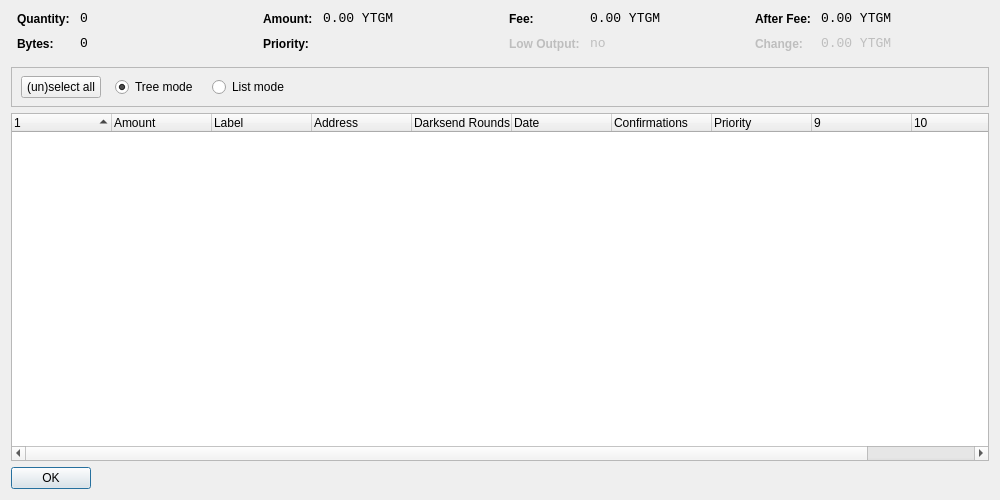
<?xml version="1.0" encoding="UTF-8"?>
<ui version="4.0">
 <class>CoinControlDialog</class>
 <widget class="QDialog" name="CoinControlDialog">
  <property name="geometry">
   <rect>
    <x>0</x>
    <y>0</y>
    <width>1000</width>
    <height>500</height>
   </rect>
  </property>
  <property name="windowTitle">
   <string>Coin Control</string>
  </property>
  <layout class="QVBoxLayout" name="verticalLayout">
   <item>
    <layout class="QHBoxLayout" name="horizontalLayoutTop" stretch="0,0,0,0">
     <property name="topMargin">
      <number>0</number>
     </property>
     <property name="bottomMargin">
      <number>10</number>
     </property>
     <item>
      <layout class="QFormLayout" name="formLayoutCoinControl1">
       <property name="horizontalSpacing">
        <number>10</number>
       </property>
       <property name="verticalSpacing">
        <number>10</number>
       </property>
       <property name="leftMargin">
        <number>6</number>
       </property>
       <property name="rightMargin">
        <number>6</number>
       </property>
       <item row="0" column="0">
        <widget class="QLabel" name="labelCoinControlQuantityText">
         <property name="styleSheet">
          <string notr="true">font-weight:bold;</string>
         </property>
         <property name="text">
          <string>Quantity:</string>
         </property>
        </widget>
       </item>
       <item row="0" column="1">
        <widget class="QLabel" name="labelCoinControlQuantity">
         <property name="font">
          <font>
           <family>Monospace</family>
           <pointsize>10</pointsize>
          </font>
         </property>
         <property name="cursor">
          <cursorShape>IBeamCursor</cursorShape>
         </property>
         <property name="contextMenuPolicy">
          <enum>Qt::ActionsContextMenu</enum>
         </property>
         <property name="text">
          <string notr="true">0</string>
         </property>
         <property name="textInteractionFlags">
          <set>Qt::LinksAccessibleByMouse|Qt::TextSelectableByKeyboard|Qt::TextSelectableByMouse</set>
         </property>
        </widget>
       </item>
       <item row="1" column="0">
        <widget class="QLabel" name="labelCoinControlBytesText">
         <property name="styleSheet">
          <string notr="true">font-weight:bold;</string>
         </property>
         <property name="text">
          <string>Bytes:</string>
         </property>
        </widget>
       </item>
       <item row="1" column="1">
        <widget class="QLabel" name="labelCoinControlBytes">
         <property name="font">
          <font>
           <family>Monospace</family>
           <pointsize>10</pointsize>
          </font>
         </property>
         <property name="cursor">
          <cursorShape>IBeamCursor</cursorShape>
         </property>
         <property name="contextMenuPolicy">
          <enum>Qt::ActionsContextMenu</enum>
         </property>
         <property name="text">
          <string notr="true">0</string>
         </property>
         <property name="textInteractionFlags">
          <set>Qt::LinksAccessibleByMouse|Qt::TextSelectableByKeyboard|Qt::TextSelectableByMouse</set>
         </property>
        </widget>
       </item>
      </layout>
     </item>
     <item>
      <layout class="QFormLayout" name="formLayoutCoinControl2">
       <property name="horizontalSpacing">
        <number>10</number>
       </property>
       <property name="verticalSpacing">
        <number>10</number>
       </property>
       <property name="leftMargin">
        <number>6</number>
       </property>
       <property name="rightMargin">
        <number>6</number>
       </property>
       <item row="0" column="0">
        <widget class="QLabel" name="labelCoinControlAmountText">
         <property name="styleSheet">
          <string notr="true">font-weight:bold;</string>
         </property>
         <property name="text">
          <string>Amount:</string>
         </property>
        </widget>
       </item>
       <item row="0" column="1">
        <widget class="QLabel" name="labelCoinControlAmount">
         <property name="font">
          <font>
           <family>Monospace</family>
           <pointsize>10</pointsize>
          </font>
         </property>
         <property name="cursor">
          <cursorShape>IBeamCursor</cursorShape>
         </property>
         <property name="contextMenuPolicy">
          <enum>Qt::ActionsContextMenu</enum>
         </property>
         <property name="text">
          <string notr="true">0.00 YTGM</string>
         </property>
         <property name="textInteractionFlags">
          <set>Qt::LinksAccessibleByMouse|Qt::TextSelectableByKeyboard|Qt::TextSelectableByMouse</set>
         </property>
        </widget>
       </item>
       <item row="1" column="0">
        <widget class="QLabel" name="labelCoinControlPriorityText">
         <property name="styleSheet">
          <string notr="true">font-weight:bold;</string>
         </property>
         <property name="text">
          <string>Priority:</string>
         </property>
        </widget>
       </item>
       <item row="1" column="1">
        <widget class="QLabel" name="labelCoinControlPriority">
         <property name="font">
          <font>
           <family>Monospace</family>
           <pointsize>10</pointsize>
          </font>
         </property>
         <property name="cursor">
          <cursorShape>IBeamCursor</cursorShape>
         </property>
         <property name="contextMenuPolicy">
          <enum>Qt::ActionsContextMenu</enum>
         </property>
         <property name="text">
          <string/>
         </property>
         <property name="textInteractionFlags">
          <set>Qt::LinksAccessibleByMouse|Qt::TextSelectableByKeyboard|Qt::TextSelectableByMouse</set>
         </property>
        </widget>
       </item>
      </layout>
     </item>
     <item>
      <layout class="QFormLayout" name="formLayoutCoinControl3">
       <property name="horizontalSpacing">
        <number>10</number>
       </property>
       <property name="verticalSpacing">
        <number>10</number>
       </property>
       <property name="leftMargin">
        <number>6</number>
       </property>
       <property name="rightMargin">
        <number>6</number>
       </property>
       <item row="0" column="0">
        <widget class="QLabel" name="labelCoinControlFeeText">
         <property name="styleSheet">
          <string notr="true">font-weight:bold;</string>
         </property>
         <property name="text">
          <string>Fee:</string>
         </property>
        </widget>
       </item>
       <item row="0" column="1">
        <widget class="QLabel" name="labelCoinControlFee">
         <property name="font">
          <font>
           <family>Monospace</family>
           <pointsize>10</pointsize>
          </font>
         </property>
         <property name="cursor">
          <cursorShape>IBeamCursor</cursorShape>
         </property>
         <property name="contextMenuPolicy">
          <enum>Qt::ActionsContextMenu</enum>
         </property>
         <property name="text">
          <string notr="true">0.00 YTGM</string>
         </property>
         <property name="textInteractionFlags">
          <set>Qt::LinksAccessibleByMouse|Qt::TextSelectableByKeyboard|Qt::TextSelectableByMouse</set>
         </property>
        </widget>
       </item>
       <item row="1" column="0">
        <widget class="QLabel" name="labelCoinControlLowOutputText">
         <property name="enabled">
          <bool>false</bool>
         </property>
         <property name="styleSheet">
          <string notr="true">font-weight:bold;</string>
         </property>
         <property name="text">
          <string>Low Output:</string>
         </property>
        </widget>
       </item>
       <item row="1" column="1">
        <widget class="QLabel" name="labelCoinControlLowOutput">
         <property name="enabled">
          <bool>false</bool>
         </property>
         <property name="font">
          <font>
           <family>Monospace</family>
           <pointsize>10</pointsize>
          </font>
         </property>
         <property name="cursor">
          <cursorShape>IBeamCursor</cursorShape>
         </property>
         <property name="contextMenuPolicy">
          <enum>Qt::ActionsContextMenu</enum>
         </property>
         <property name="text">
          <string notr="true">no</string>
         </property>
         <property name="textInteractionFlags">
          <set>Qt::LinksAccessibleByMouse|Qt::TextSelectableByKeyboard|Qt::TextSelectableByMouse</set>
         </property>
        </widget>
       </item>
      </layout>
     </item>
     <item>
      <layout class="QFormLayout" name="formLayoutCoinControl4">
       <property name="horizontalSpacing">
        <number>10</number>
       </property>
       <property name="verticalSpacing">
        <number>10</number>
       </property>
       <property name="leftMargin">
        <number>6</number>
       </property>
       <property name="rightMargin">
        <number>6</number>
       </property>
       <item row="0" column="0">
        <widget class="QLabel" name="labelCoinControlAfterFeeText">
         <property name="styleSheet">
          <string notr="true">font-weight:bold;</string>
         </property>
         <property name="text">
          <string>After Fee:</string>
         </property>
        </widget>
       </item>
       <item row="0" column="1">
        <widget class="QLabel" name="labelCoinControlAfterFee">
         <property name="font">
          <font>
           <family>Monospace</family>
           <pointsize>10</pointsize>
          </font>
         </property>
         <property name="cursor">
          <cursorShape>IBeamCursor</cursorShape>
         </property>
         <property name="contextMenuPolicy">
          <enum>Qt::ActionsContextMenu</enum>
         </property>
         <property name="text">
          <string notr="true">0.00 YTGM</string>
         </property>
         <property name="textInteractionFlags">
          <set>Qt::LinksAccessibleByMouse|Qt::TextSelectableByKeyboard|Qt::TextSelectableByMouse</set>
         </property>
        </widget>
       </item>
       <item row="1" column="0">
        <widget class="QLabel" name="labelCoinControlChangeText">
         <property name="enabled">
          <bool>false</bool>
         </property>
         <property name="styleSheet">
          <string notr="true">font-weight:bold;</string>
         </property>
         <property name="text">
          <string>Change:</string>
         </property>
        </widget>
       </item>
       <item row="1" column="1">
        <widget class="QLabel" name="labelCoinControlChange">
         <property name="enabled">
          <bool>false</bool>
         </property>
         <property name="font">
          <font>
           <family>Monospace</family>
           <pointsize>10</pointsize>
          </font>
         </property>
         <property name="cursor">
          <cursorShape>IBeamCursor</cursorShape>
         </property>
         <property name="contextMenuPolicy">
          <enum>Qt::ActionsContextMenu</enum>
         </property>
         <property name="text">
          <string notr="true">0.00 YTGM</string>
         </property>
         <property name="textInteractionFlags">
          <set>Qt::LinksAccessibleByMouse|Qt::TextSelectableByKeyboard|Qt::TextSelectableByMouse</set>
         </property>
        </widget>
       </item>
      </layout>
     </item>
    </layout>
   </item>
   <item>
    <widget class="QFrame" name="frame">
     <property name="minimumSize">
      <size>
       <width>0</width>
       <height>40</height>
      </size>
     </property>
     <property name="frameShape">
      <enum>QFrame::StyledPanel</enum>
     </property>
     <property name="frameShadow">
      <enum>QFrame::Sunken</enum>
     </property>
     <widget class="QWidget" name="horizontalLayoutWidget">
      <property name="geometry">
       <rect>
        <x>10</x>
        <y>0</y>
        <width>781</width>
        <height>41</height>
       </rect>
      </property>
      <layout class="QHBoxLayout" name="horizontalLayoutPanel" stretch="0,0,0,0,0">
       <property name="spacing">
        <number>14</number>
       </property>
       <item>
        <widget class="QPushButton" name="pushButtonSelectAll">
         <property name="sizePolicy">
          <sizepolicy hsizetype="Maximum" vsizetype="Fixed">
           <horstretch>0</horstretch>
           <verstretch>0</verstretch>
          </sizepolicy>
         </property>
         <property name="text">
          <string>(un)select all</string>
         </property>
        </widget>
       </item>
       <item>
        <widget class="QRadioButton" name="radioTreeMode">
         <property name="sizePolicy">
          <sizepolicy hsizetype="Maximum" vsizetype="Fixed">
           <horstretch>0</horstretch>
           <verstretch>0</verstretch>
          </sizepolicy>
         </property>
         <property name="text">
          <string>Tree mode</string>
         </property>
         <property name="checked">
          <bool>true</bool>
         </property>
        </widget>
       </item>
       <item>
        <widget class="QRadioButton" name="radioListMode">
         <property name="sizePolicy">
          <sizepolicy hsizetype="Maximum" vsizetype="Fixed">
           <horstretch>0</horstretch>
           <verstretch>0</verstretch>
          </sizepolicy>
         </property>
         <property name="text">
          <string>List mode</string>
         </property>
        </widget>
       </item>
       <item>
        <spacer name="horizontalSpacer">
         <property name="orientation">
          <enum>Qt::Horizontal</enum>
         </property>
         <property name="sizeHint" stdset="0">
          <size>
           <width>40</width>
           <height>20</height>
          </size>
         </property>
        </spacer>
       </item>
      </layout>
     </widget>
    </widget>
   </item>
   <item>
    <widget class="CoinControlTreeWidget" name="treeWidget">
     <property name="contextMenuPolicy">
      <enum>Qt::CustomContextMenu</enum>
     </property>
     <property name="sortingEnabled">
      <bool>false</bool>
     </property>
     <property name="columnCount">
      <number>11</number>
     </property>
     <attribute name="headerShowSortIndicator" stdset="0">
      <bool>true</bool>
     </attribute>
     <attribute name="headerStretchLastSection">
      <bool>false</bool>
     </attribute>
     <column>
      <property name="text">
       <string/>
      </property>
     </column>
     <column>
      <property name="text">
       <string>Amount</string>
      </property>
     </column>
     <column>
      <property name="text">
       <string>Label</string>
      </property>
     </column>
     <column>
      <property name="text">
       <string>Address</string>
      </property>
     </column>
     <column>
      <property name="text">
       <string>Darksend Rounds</string>
      </property>
    </column>
     <column>
      <property name="text">
       <string>Date</string>
      </property>
     </column>
     <column>
      <property name="text">
       <string>Confirmations</string>
      </property>
      <property name="toolTip">
       <string>Confirmed</string>
      </property>
     </column>
     <column>
      <property name="text">
       <string>Priority</string>
      </property>
     </column>
     <column>
      <property name="text">
       <string/>
      </property>
     </column>
     <column>
      <property name="text">
       <string/>
      </property>
     </column>
     <column>
      <property name="text">
       <string/>
      </property>
     </column>
     <column>
      <property name="text">
       <string/>
      </property>
     </column>
    </widget>
   </item>
   <item>
    <widget class="QDialogButtonBox" name="buttonBox">
     <property name="sizePolicy">
      <sizepolicy hsizetype="Maximum" vsizetype="Fixed">
       <horstretch>0</horstretch>
       <verstretch>0</verstretch>
      </sizepolicy>
     </property>
     <property name="orientation">
      <enum>Qt::Horizontal</enum>
     </property>
     <property name="standardButtons">
      <set>QDialogButtonBox::Ok</set>
     </property>
    </widget>
   </item>
  </layout>
 </widget>
 <customwidgets>
  <customwidget>
   <class>CoinControlTreeWidget</class>
   <extends>QTreeWidget</extends>
   <header>coincontroltreewidget.h</header>
  </customwidget>
 </customwidgets>
 <resources/>
 <connections/>
</ui>
